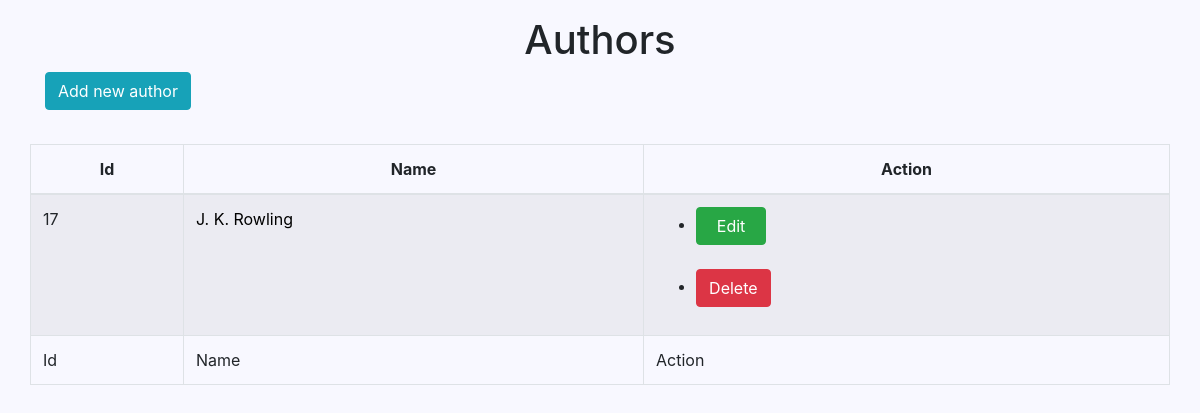
Before: /admin/index.php?controller=author&action=list with the older database file.
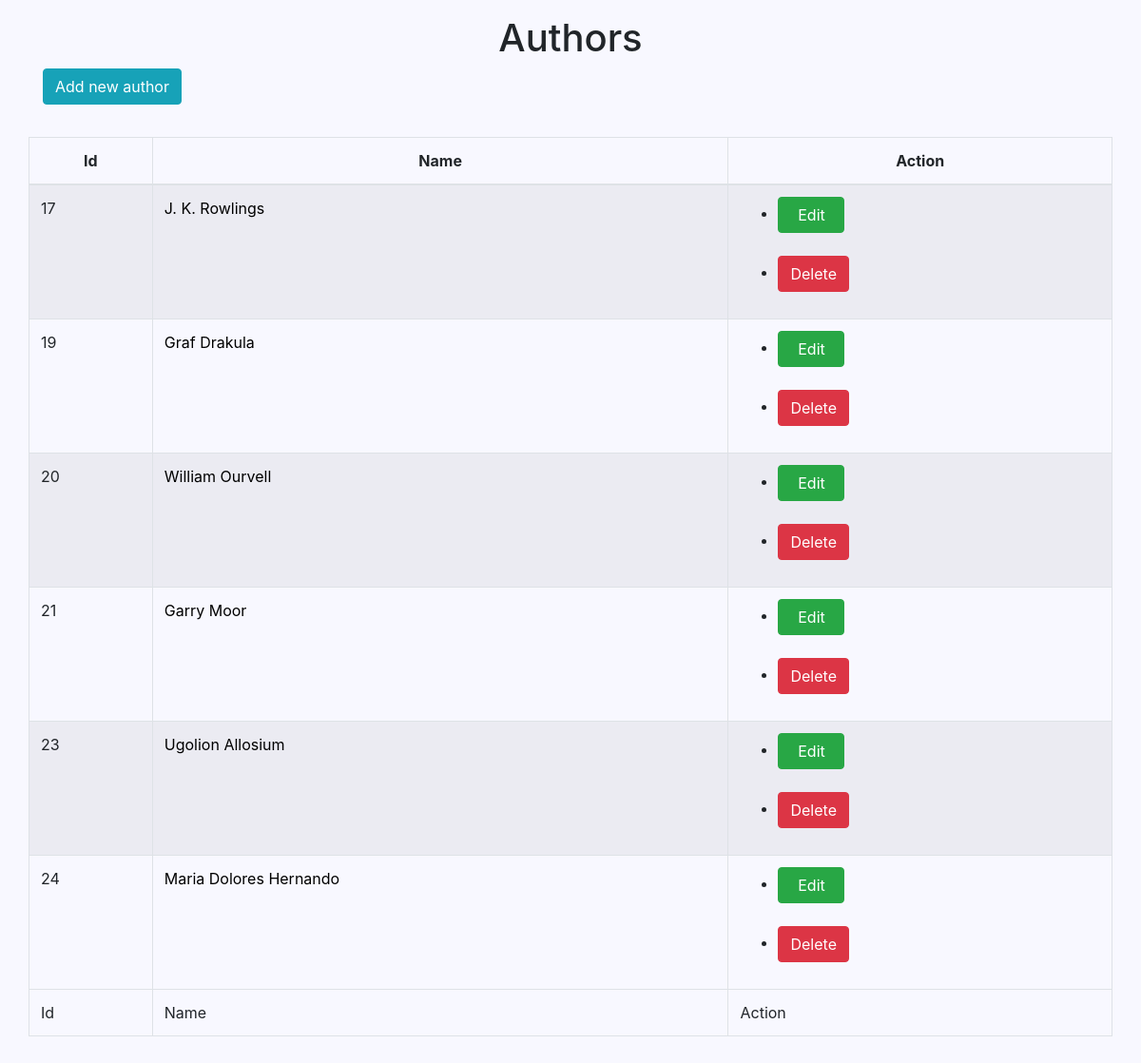
After: the same page with the newer database file.
### tables this page shows
CREATE TABLE `author` (
  `id` int(11) NOT NULL,
  `name` varchar(255) NOT NULL
);

### admin/controllers/AuthorController.php (called while the page is built, shortened)
<?php
require __DIR__ . '/../../service/AuthorService.php';
class AuthorController extends Validate
{
    public function listAction() {
        $authorModel = new AuthorService();
        $authors = $authorModel->getAll();
        include __DIR__ . '/../views/author/list.php';
    }
}

### service/BaseDbService.php (called while the page is built, shortened)
<?php
abstract class BaseDbService
{
    public function newConnection()
    {
        $dbServer = 'localhost';
        $dbName = 'book_catalog';
        $dbUser = 'root';
        $dbPassword = 'root';
        $this->connect = new mysqli($dbServer, $dbUser, $dbPassword, $dbName);
        return $this->connect;
    }
}

### service/AuthorService.php (called while the page is built, shortened)
<?php
include __DIR__ . '/BaseDbService.php';
class AuthorService extends BaseDbService
{
    public function getAll()
    {
        $result = $this->newConnection()->query("SELECT * FROM author");
        $data = array();
        while ($row = $result->fetch_assoc()) {
            $data[] = $row;
        }
        return $data;
    }
}

### admin/views/author/list.php (the view)
<?php include __DIR__ . '/../_header.php' ?>
    <div class="container mb-3 mt-3">
        <h1>Authors</h1>
        <a href="index.php?controller=author&action=add" class="btn btn-info float-left" role="button">Add new
            author</a>
        <br>
        <br>
        <br>
        <div class="row">
            <table class="table table-striped table-bordered mytable" style="width: 100%">
                <thead>
                <tr>
                    <th>Id</th>
                    <th>Name</th>
                    <th>Action</th>
                </tr>
                </thead>
                <tbody>
                <?php foreach ($authors as $author): ?>
                    <tr>
                        <td>
                            <?php echo $author['id'] ?>
                        </td>
                        <td>
                            <a href="index.php?controller=author&action=edit&id=<?php echo $author['id'] ?>">
                                <?php echo $author['name'] ?>
                            </a>
                        </td>
                        <td>
                            <ul>
                                <li>
                                    <a href="index.php?controller=author&action=edit&id=<?php echo $author['id'] ?>"
                                       class="btn btn-success" role="button" style="width: 70px;">
                                        Edit
                                    </a>
                                </li>
                                <br>
                                <li>
                                    <a href="index.php?controller=author&action=delete&id=<?php echo $author['id'] ?>"
                                       onclick="return confirmDelete()" class="btn btn-danger" role="button">
                                        Delete
                                    </a>
                                </li>
                            </ul>
                        </td>
                    </tr>
                <?php endforeach ?>
                </tbody>
                <tfoot>
                <td>Id</td>
                <td>Name</td>
                <td>Action</td>
                </tfoot>
            </table>
        </div>
    </div>
<?php include __DIR__ . '/../_footer.php' ?>

Changed rows visible on the page:
changed author id 17: name "J. K. Rowling" → "J. K. Rowlings"
added author: id "19", name "Graf Drakula"
added author: id "20", name "William Ourvell"
added author: id "21", name "Garry Moor"
added author: id "23", name "Ugolion Allosium"
added author: id "24", name "Maria Dolores Hernando"
